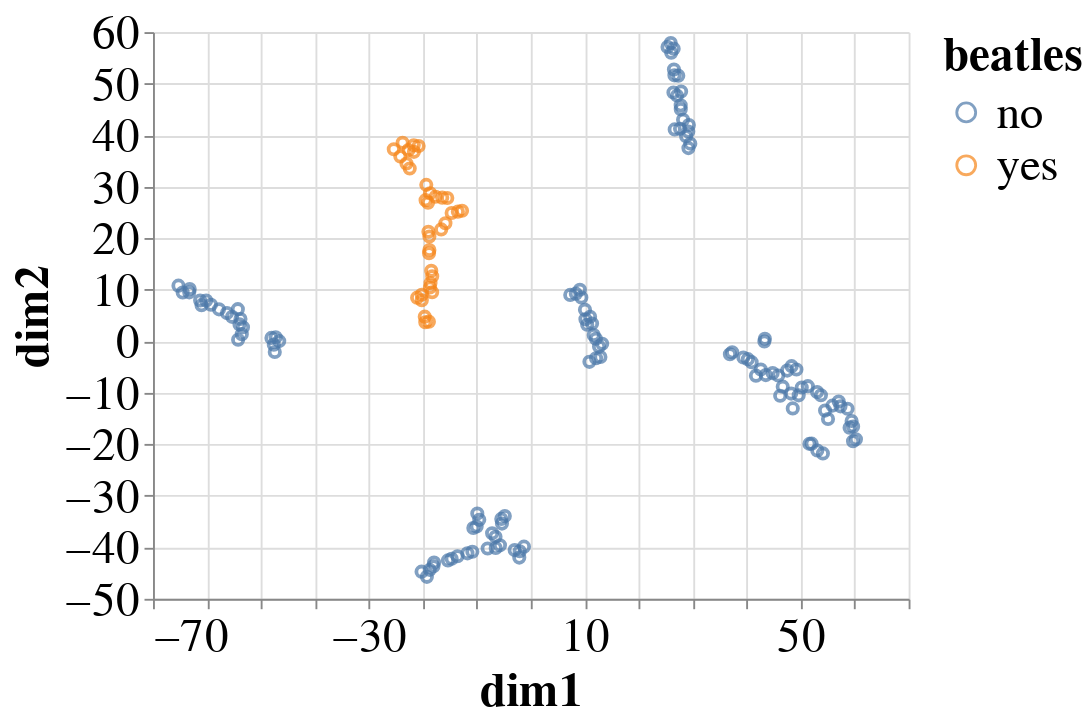

Here is the notebook cell this chart was saved with:
### Code cell
import altair as alt

c1 = alt.Chart(X_test_tsne_deepsade).mark_point().encode(
    x='dim1',
    y='dim2',
    color='beatles'
)

c2 = alt.Chart(X_test_tsne_deepsade).mark_point().encode(
    x='dim1',
    y='dim2',
    color='pop-or-rock'
)

c3 = alt.Chart(X_test_tsne_deepsade).mark_point().encode(
    x='dim1',
    y='dim2',
    color='predicted-genre'
)

big_chart(c1, fontsize=25)

### Figure 1 — Vega-Lite specification as saved in the notebook (floating-point values rounded to 4 significant figures; data arrays with more than 128 entries replaced by an {"elided": "..."} marker saying what was removed)
{"config": {"view": {"continuousWidth": 400, "continuousHeight": 300, "strokeWidth": 0}, "axis": {"grid": true, "labelFontSize": 25, "titleFontSize": 25}, "legend": {"labelFontSize": 25, "titleFontSize": 25}, "title": {"fontSize": 25}}, "data": {"name": "data-56cd891458d2583972933e2c9bacfc9d"}, "mark": "point", "encoding": {"color": {"field": "beatles", "type": "nominal"}, "x": {"field": "dim1", "type": "quantitative"}, "y": {"field": "dim2", "type": "quantitative"}}, "$schema": "https://vega.github.io/schema/vega-lite/v4.17.0.json", "datasets": {"data-56cd891458d2583972933e2c9bacfc9d": {"elided": "159 records"}}}
